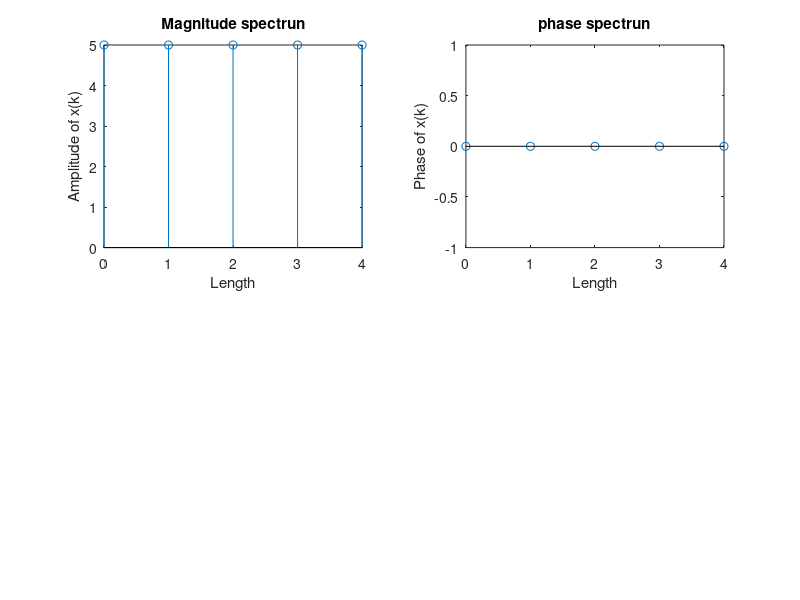

Here is the MATLAB script that generated this plot:
close all;
clear all;
clc;

x1 = input('Enter the sequence: ');
n = input('Enter the length ');
m = abs(fft(x1,n));
%m =(fft(x1,n));
disp('N Point DFT of a given sequence is : ');
disp(m);
N = 0:1:n-1;

%magnitude plot
subplot(2,2,1);
stem(N,m);
xlabel('Length');
ylabel('Amplitude of x(k)');
title('Magnitude spectrun');

hold on;
%phase plot
an = angle(fft(x1,n));
disp(an);
subplot(2,2,2);
stem(N,an);
xlabel('Length');
ylabel('Phase of x(k)');
title('phase spectrun');

